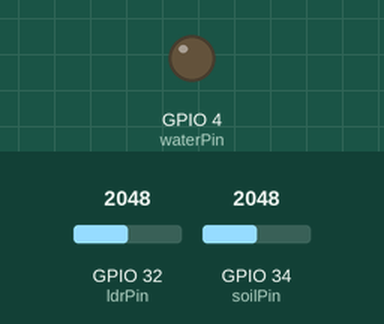
Recording of a sketch running on a simulated ESP32. On the bench: output pins drawn as LEDs (lit = HIGH). Inputs (shaded band) come from the test bench; at power-on: GPIO 32 (ldrPin) = 2048, GPIO 34 (soilPin) = 2048. WiFi joins after 1.5 s; servers stay silent unless stated; what the sketch prints to the serial monitor is not drawn.

Above: at 0.1 s.
At 1.9 s:
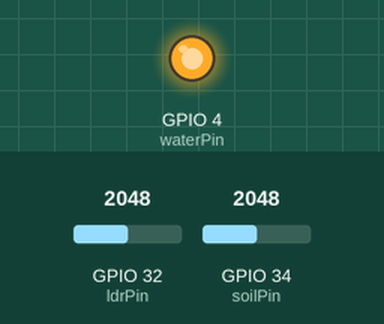
Timing chart, 0 to 3.4 s (numbered marks = the images above):
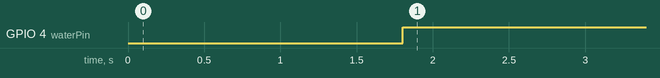

The sketch:

Skripsi_1.0.ino
```cpp
#define BLYNK_TEMPLATE_ID "TMPL6vykiTo6x"
#define BLYNK_TEMPLATE_NAME "Monitor Aglaonema"
#define BLYNK_AUTH_TOKEN "Rt4atWe9B3XixmTdxu3eF80W2cwuLnR-"
#define BLYNK_PRINT Serial

#include <WiFi.h>
#include <WiFiClient.h>
#include <BlynkSimpleEsp32.h>

#define ldrPin 32 // Sensor Cahaya
#define soilPin 34 // Sensor Kelembaban
#define waterPin 4 // Pompa Air

char ssid[] = "fhtdxy";
char pass[] = "asdfg12345";

BlynkTimer timer;

void setup()
{
  // Debug console
  Serial.begin(115200);
  pinMode(waterPin, OUTPUT);
  digitalWrite(waterPin, LOW);

  Blynk.begin(BLYNK_AUTH_TOKEN, ssid, pass);

  timer.setInterval(1000L, sendSensor);
}

void sendSensor()
{

  int ldrAnalog = analogRead(ldrPin);
  int soilAnalog = analogRead(soilPin);

  Serial.print(ldrAnalog);
  Serial.print(";");
  Serial.println(soilAnalog);

  if (soilAnalog > 3000) {
    digitalWrite(waterPin, LOW);
  } else {
    digitalWrite(waterPin, HIGH);
  }

  Blynk.virtualWrite(V7, ldrAnalog);
  Blynk.virtualWrite(V8, soilAnalog);
}

void loop()
{
  Blynk.run();
  sendSensor();
}
```

Measured:
- by itself, GPIO 4 (waterPin): LOW → HIGH at 1.8 s
